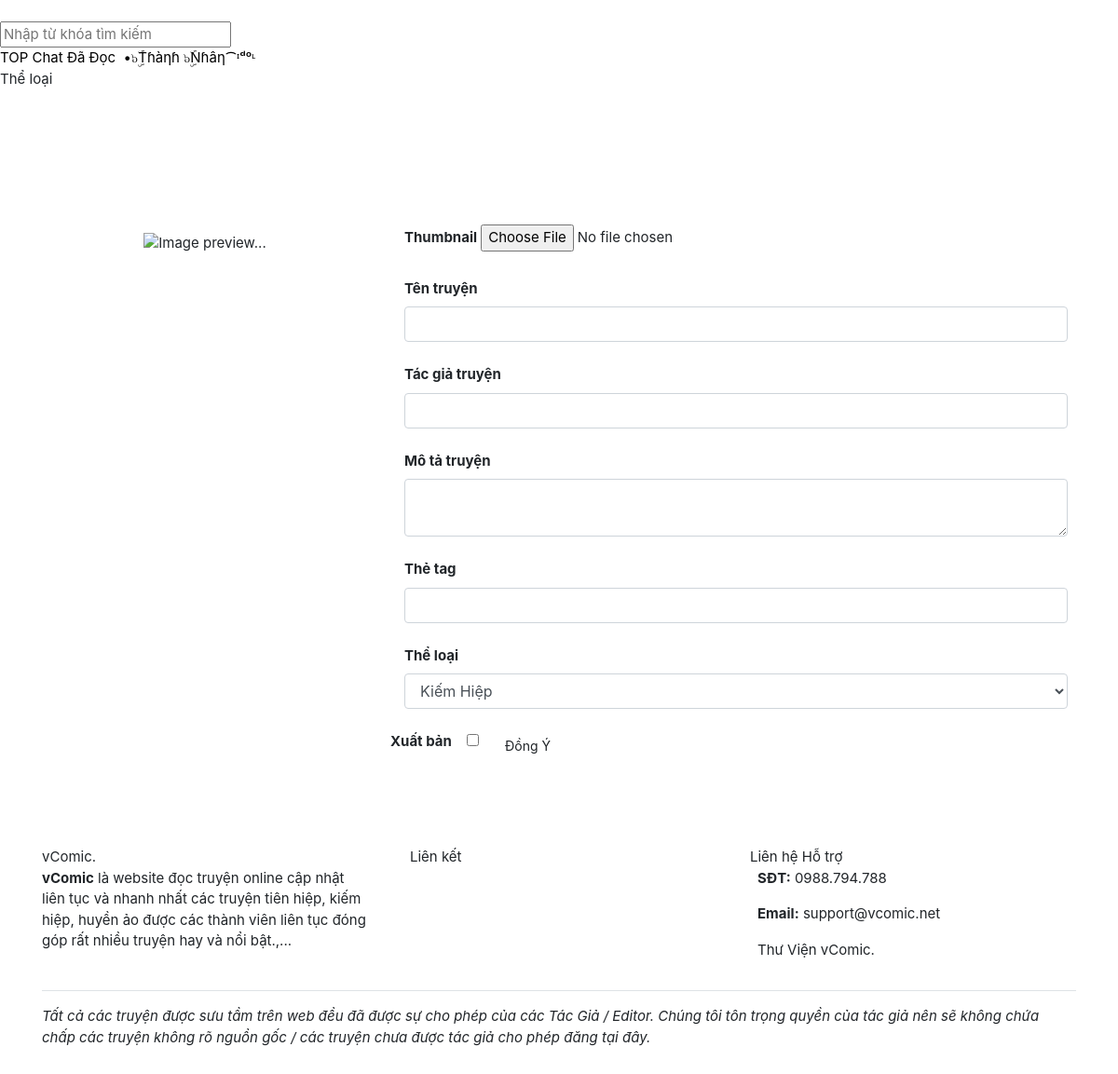
The page /modules/work/createStory.php (signed in) on the database as committed earlier.
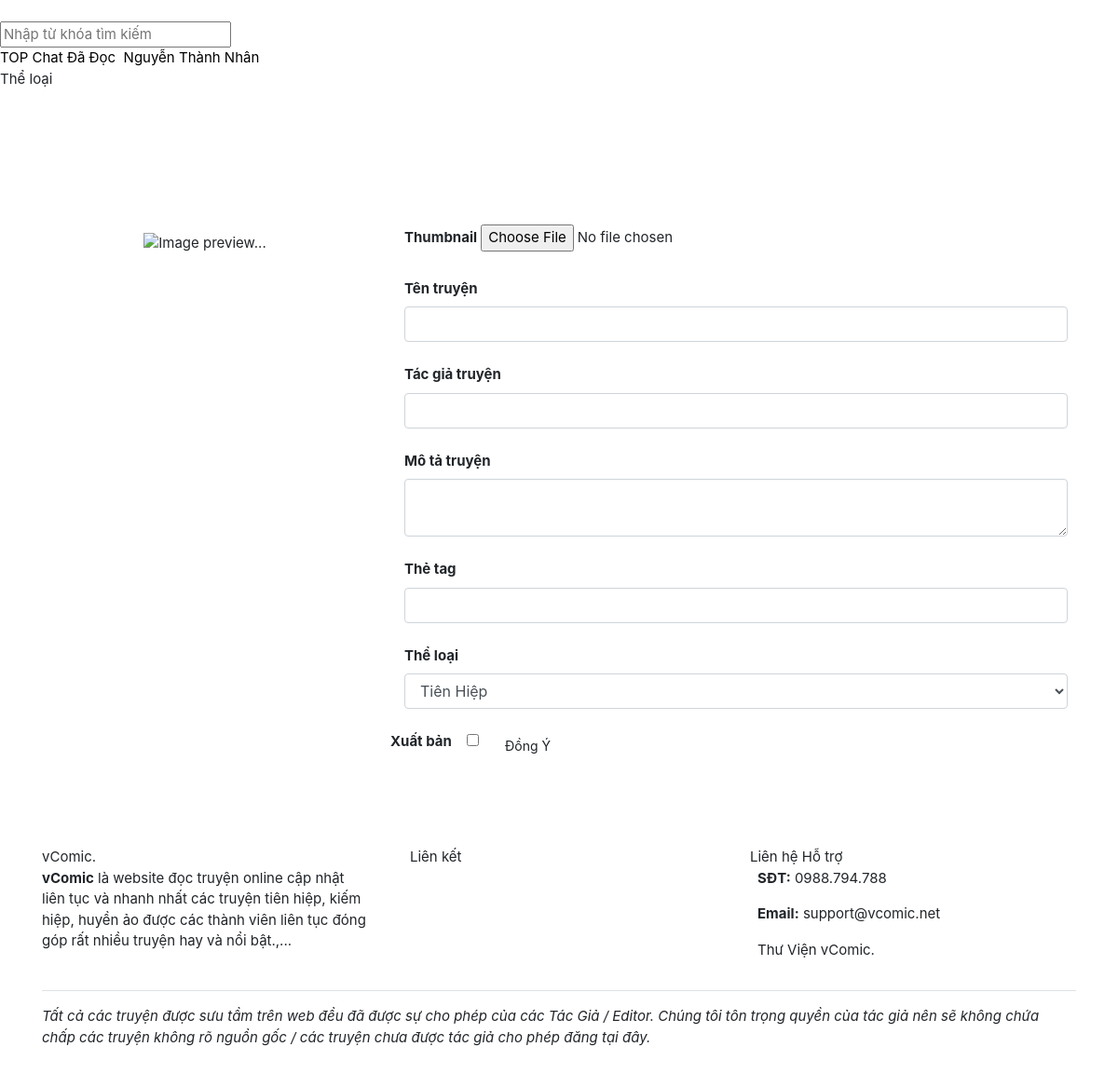
The same page on the database as committed later.
### tables this page shows
CREATE TABLE `users` (
  `id` int(11) NOT NULL,
  `username` varchar(255) NOT NULL,
  `email` varchar(255) NOT NULL,
  `password` varchar(255) NOT NULL,
  `role` tinyint(4) NOT NULL DEFAULT 0,
  `vip` tinyint(4) NOT NULL DEFAULT 0,
  `fullname` varchar(255) NOT NULL,
  `gender` varchar(2) NOT NULL,
  `gold` int(11) NOT NULL DEFAULT 0,
  `coin` int(11) NOT NULL DEFAULT 0,
  `birthday` int(11) NOT NULL,
  `cover` varchar(255) NOT NULL,
  `avatar` varchar(255) NOT NULL,
  `recover_code` varchar(255) NOT NULL,
  `recover_time` int(11) NOT NULL,
  `login_at` int(11) NOT NULL,
  `created_at` int(11) NOT NULL
);

### modules/work/createStory.php (called while the page is built, shortened)
<?php
require_once('system/bootstrap.php');
if (!$user_id || $user['role'] = 0) {
    abort(404);
}
$data_list_cate = get_list_category();
require_once('themes/' . THEME . '/layout/head.php');
require_once('themes/' . THEME . '/templates/work/createStory.php');
require_once('themes/' . THEME . '/layout/end.php');

### system/bootstrap.php (called while the page is built, shortened)
<?php
if (isset($_SESSION['username'])) {
    $username = trim($_SESSION['username']);
    $_user = get_info($username);
    if ($_user) {
        $user = $_user;
        $user_id = $user['id'];
    }
}

### themes/colab/templates/work/createStory.php (the view, shortened to what the changed rows need)
<section>
    <div class="container pt-5">
        <div class="mb-4">
            <form class="row" method="POST" enctype="multipart/form-data">
                <div class="col-md-8 px-4">
                    <div class="row mt-0">
                        <div class="col-md-12 mb-4">
                            <label>
                                <b>Thể loại</b>
                                <button type="button" class="btn btn-link px-0 text-dark" data-container="body" data-toggle="popover" data-placement="top" data-html="true" data-title="Thể loại truyện" data-content="Chọn một thể loại chính của truyện. Điều đó sẽ giúp truyện của bạn được hiển thị chính xác với đối tượng.<br/><a href='' class='small-text'>Tìm hiểu thêm</a>">
                                </button>
                            </label>
                            <select name="category" class="form-control">
<?php foreach($data_list_cate as $list_cate): ?>
                                <option value="<?= $list_cate['id'] ?>"><?= $list_cate['name'] ?></option>
<?php endforeach ?>
                            </select>
                        </div>
                    </div>
                </div>
            </form>
        </div>
    </div>
</section>

### themes/colab/layout/head.php (shortened to what the changed rows need)
<!DOCTYPE html>
<html lang="vi">
<head>
	<link rel="stylesheet" href="<?= SITE_URL ?>/assets/css/all.min.css?ver=<?= VERSION ?>" />
	<link rel="stylesheet" href="<?= SITE_URL ?>/assets/css/bootstrap.min.css?ver=<?= VERSION ?>" />
	<link rel="stylesheet" href="<?= SITE_URL ?>/themes/<?= THEME ?>/css/swiper.min.css?ver=<?= VERSION ?>" />
	<link rel="stylesheet" href="<?= SITE_URL ?>/themes/<?= THEME ?>/css/custom.css?ver=<?= VERSION ?>" />
</head>
<body>
    <header style="margin-bottom: 52px;">
        <nav class="custom-nav">
            <div class="custom-nav-item">
                <div class="custom-nav-list">
                    <a class="item" href="/top">
                        <i class="far fa-hashtag"></i> TOP
                    </a>
    <?php if ($user_id): ?>
                    <a class="item" href="/chat">
                        <i class="fal fa-comment-alt-lines"></i> Chat
                    </a>
                    <a class="item" href="/story/read">
                        <i class="far fa-history"></i> Đã Đọc
                    </a>
                    <a class="item" href="/profile">
                        <img class="lazy avatar-sm" data-original="/uploads/avatar/<?= $user['avatar'] ?>?t=<?= time() ?>"> <?= $user['fullname'] ?>
                    </a>
    <?php endif ?>
                    <div class="item cursor">
                        <i class="fal fa-list"></i> <span class="list-title">Thể loại</span>
                        <div class="more-item category">
                        </div>
                    </div>
                </div>
            </div>
        </nav>
    </header>

Rows that differ between the two databases and show on the page:
changed users: fullname "•๖ۣۜTɦàηɦ ๖ۣۜNɦâη⁀ᶦᵈᵒᶫ" → "Nguyễn Thành Nhân"
Other text that changed with them:
form field category: "Kiếm Hiệp" → "Tiên Hiệp"
